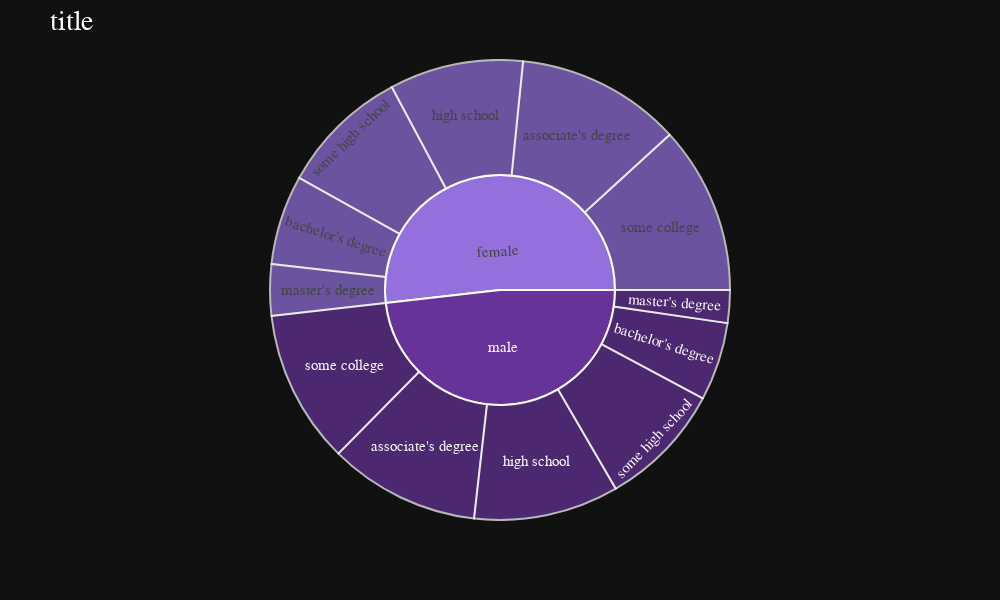

This figure's notebook cell:
### Code cell
#Function for Sunburst
#def sun_brust(data, path, color_map, title):
"""
    Generate a sunburst chart using Plotly Express.

    Parameters:
    - data: DataFrame or array-like object containing the data.
    - path: List-like object specifying the hierarchical structure of the sunburst chart.
    - color_map: Dictionary mapping values to colors for coloring the segments.
    - title: Title of the chart.

    Returns:
    - None
    """
    # Create a sunburst chart using Plotly Express
fig = px.sunburst(
        df,  # Data for the chart
        path=['gender','parental_level_of_education'],  # Specifies the hierarchical structure
        color='gender',  # Color the segments based on the first element of the path
        color_discrete_map={"male": "RebeccaPurple", "female": "MediumPurple"}  # Map values to colors
    )

    # Customize the layout
fig.update_layout(
        title='title',  # Set the title of the chart
        paper_bgcolor='#111',  # Set the background color of the entire plot
        plot_bgcolor='#111',   # Set the background color of the plot area
        font_color='white',     # Set the font color
        font=dict(
            family='Comic Sans MS',  # Set the font family
            size=20,  # Set the font size
            color='white'  # Set the font color
        ),
        width=1000,  # Set the width of the plot
        height=600   # Set the height of the plot
    )

    # Update traces for markers and text
fig.update_traces(
        marker=dict(line=dict(color='white', width=2)),  # Set the marker color and width
        textfont=dict(size=15)  # Set the text font size
    )

    # Display the chart
fig.show()

### Figure 1 — Plotly figure (JSON) as saved in the notebook; plotly's stock layout.template omitted (floating-point values rounded to 4 significant figures)
{"data": [{"branchvalues": "total", "customdata": [["female"], ["male"], ["female"], ["male"], ["female"], ["male"], ["female"], ["male"], ["female"], ["male"], ["female"], ["female"], ["male"], ["male"]], "domain": {"x": [0, 1], "y": [0, 1]}, "hovertemplate": "labels=%{label}<br>count=%{value}<br>parent=%{parent}<br>id=%{id}<br>gender=%{customdata[0]}<extra></extra>", "ids": ["female/associate's degree", "male/associate's degree", "female/bachelor's degree", "male/high school", "female/master's degree", "male/some college", "female", "male/bachelor's degree", "female/high school", "male/master's degree", "female/some college", "female/some high school", "male/some high school", "male"], "labels": ["associate's degree", "associate's degree", "bachelor's degree", "high school", "master's degree", "some college", "female", "bachelor's degree", "high school", "master's degree", "some college", "some high school", "some high school", "male"], "marker": {"colors": ["MediumPurple", "RebeccaPurple", "MediumPurple", "RebeccaPurple", "MediumPurple", "RebeccaPurple", "MediumPurple", "RebeccaPurple", "MediumPurple", "RebeccaPurple", "MediumPurple", "MediumPurple", "RebeccaPurple", "RebeccaPurple"], "line": {"color": "white", "width": 2}}, "name": "", "parents": ["female", "male", "female", "male", "female", "male", "", "male", "female", "male", "female", "female", "male", ""], "textfont": {"size": 15}, "type": "sunburst", "values": [116, 106, 63, 102, 36, 108, 518, 55, 94, 23, 118, 91, 88, 482]}], "layout": {"font": {"color": "white", "family": "Comic Sans MS", "size": 20}, "height": 600, "legend": {"tracegroupgap": 0}, "margin": {"t": 60}, "paper_bgcolor": "#111", "plot_bgcolor": "#111", "title": {"text": "title"}, "width": 1000}}
